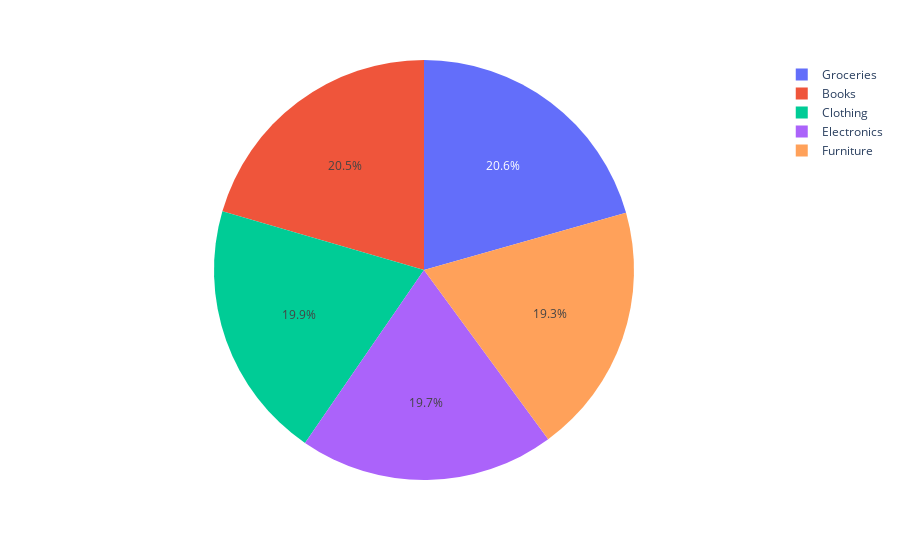

Write notebook code for a chart like this one.
### Code cell
most_spent_products = transaction_history.groupby('ProductCategory')['AmountSpent'].sum().reset_index().sort_values(by='AmountSpent', ascending=False)
most_spent_products['Percentage'] = most_spent_products['AmountSpent']/transaction_history['AmountSpent'].sum() * 100
most_spent_products


fig = px.pie(
    most_spent_products, 
    names='ProductCategory',
    values='Percentage',
    
)

fig.show()

### Figure 1 — Plotly figure (JSON) as saved in the notebook; plotly's stock layout.template omitted (floating-point values rounded to 4 significant figures)
{"data": [{"domain": {"x": [0, 1], "y": [0, 1]}, "hovertemplate": "ProductCategory=%{label}<br>Percentage=%{value}<extra></extra>", "labels": ["Groceries", "Books", "Clothing", "Electronics", "Furniture"], "legendgroup": "", "name": "", "showlegend": true, "type": "pie", "values": [20.61, 20.49, 19.92, 19.66, 19.32]}], "layout": {"legend": {"tracegroupgap": 0}, "margin": {"t": 60}}}
